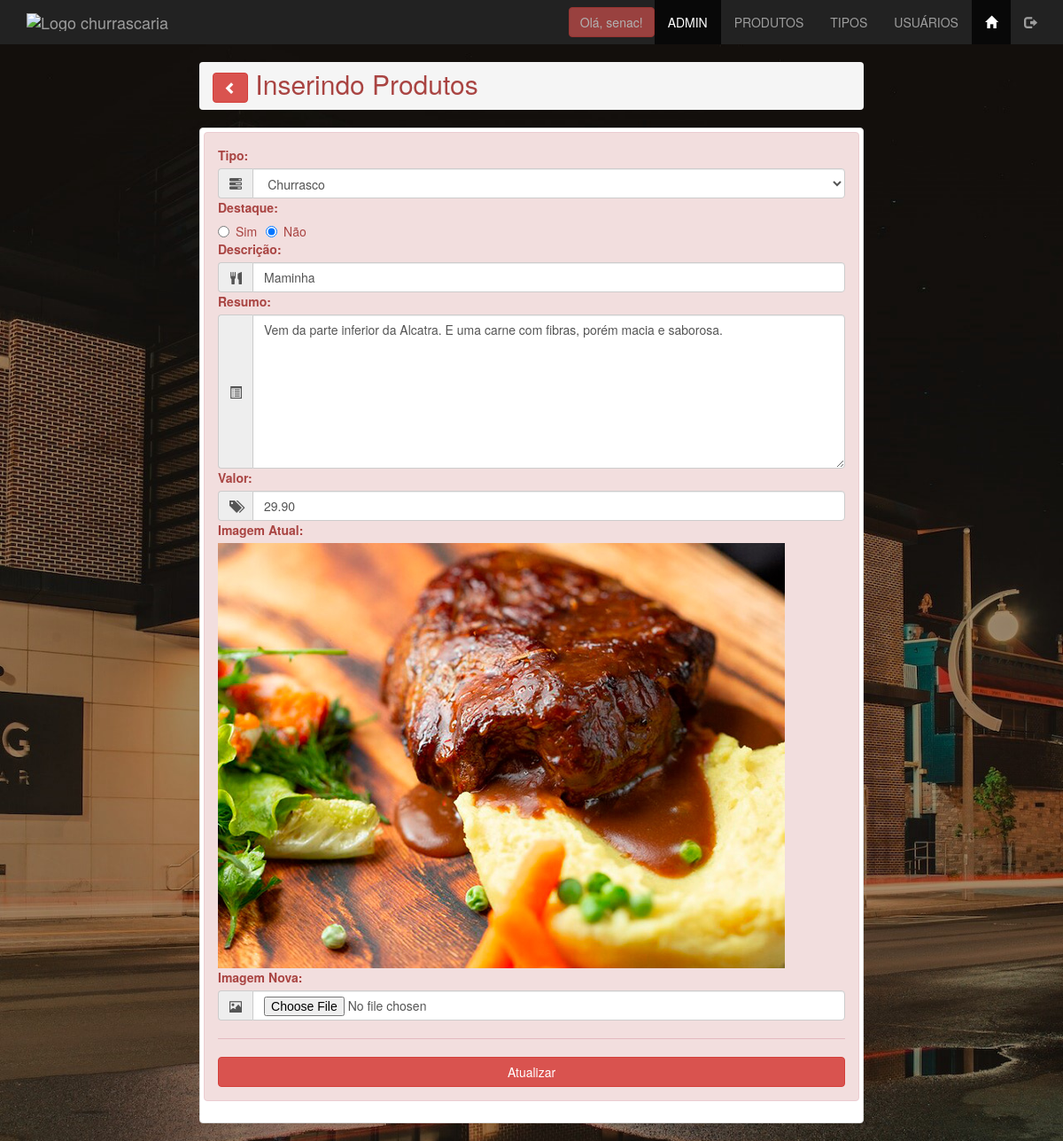
Page /admin/produtos_atualiza.php?id_produto=8 (signed in) on the committed database.
### tables this page shows
CREATE TABLE `tbprodutos` (
  `id_produto` int(11) NOT NULL,
  `id_tipo_produto` int(11) NOT NULL,
  `descri_produto` varchar(100) NOT NULL,
  `resumo_produto` varchar(1000) DEFAULT NULL,
  `valor_produto` decimal(9,2) DEFAULT NULL,
  `imagem_produto` varchar(50) DEFAULT NULL,
  `destaque_produto` enum('Sim','Não') NOT NULL
);

CREATE TABLE `tbtipos` (
  `id_tipo` int(11) NOT NULL,
  `sigla_tipo` varchar(3) NOT NULL,
  `rotulo_tipo` varchar(15) NOT NULL
);

### admin/produtos_atualiza.php (the view, shortened to what this page needs)
<?php
include '../connection/connect.php';
if ($_GET) {
    $id_form = $_GET['id_produto'];
} else {
    $id_form = 0;
}
$lista = $conn->query("SELECT * FROM tbprodutos WHERE id_produto = $id_form");
$row = $lista->fetch_assoc();
$consulta_fk = "select * from tbtipos order by rotulo_tipo asc";
$lista_fk = $conn->query($consulta_fk);
$row_fk = $lista_fk->fetch_assoc();
?>
<!DOCTYPE html>
<html lang="pt-BR">
<head>
    <link rel="stylesheet" href="../css/bootstrap.min.css">
    <link rel="stylesheet" href="../css/estilo.css">
</head>
<body class="fundofixo">
    <?php include 'menu_adm.php';?>
    <main class="container">
        <div class="row">
            <div class="col-xs-12 col-sm-offset-2 col-sm-6 col-md-8">
                <h2 class="breadcrumb text-danger">
                    <a class="text-decoration-none" href="produtos_lista.php">
                        <button class="btn btn-danger">
                            <span class="glyphicon glyphicon-chevron-left"></span>
                        </button>
                    </a>
                    Inserindo Produtos
                </h2>
                <div class="thumbnail">
                    <div class="alert alert-danger" role="alert">
                        <form action="produtos_atualiza.php" method="post" name="form_produto_insere" enctype="multipart/form-data" id="form_produto_insere">
                            <label for="id_tipo_produto">Tipo:</label>
                            <div class="input-group">
                                <span class="input-group-addon">
                                    <span class="glyphicon glyphicon-tasks" aria-hidden="true"></span>
                                </span>
                                <select name="id_tipo_produto" id="id_tipo_produto" class="form-control" required>
                                    <?php do {?>
                                        <option value="<?php echo $row_fk['id_tipo']; ?>"
                                            <?php
                                                if (!(strcmp($row_fk['id_tipo'], $row['id_tipo_produto']))) {
                                                    echo "selected=\"selected\"";
                                                }
                                            ?>
                                        >
                                            <?php echo $row_fk['rotulo_tipo'];?>
                                        </option>
                                    <?php } while ($row_fk = $lista_fk->fetch_assoc());?>
                                </select>
                            </div>
                            <label for="destaque_produto">Destaque:</label>
                            <div class="input-group">
                                <label for="destaque_produto_s" class="radio-inline">
                                    <input type="radio" name="destaque_produto" id="destaque_produto" value="Sim" <?php echo $row['destaque_produto']=="Sim"?"checked":null ?>>Sim
                                </label>
                                <label for="destaque_produto_n" class="radio-inline">
                                    <input type="radio" name="destaque_produto" id="destaque_produto" value="Não" <?php echo $row['destaque_produto']=="Não"?"checked":null ?>>Não
                                </label>
                            </div>
                            <label for="descri_produto">Descrição:</label>
                            <div class="input-group">
                                <span class="input-group-addon">
                                    <span class="glyphicon glyphicon-cutlery" aria-hidden="true"></span>
                                </span>
                                <input type="text" name="descri_produto" id="descri_produto" class="form-control" placeholder="Digite a descrição do Produto" maxlength="100" value="<?php echo $row['descri_produto']?>">
                            </div>
                            <label for="resumo_produto">Resumo:</label>
                            <div class="input-group">
                                <span class="input-group-addon">
                                    <span class="glyphicon glyphicon-list-alt" aria-hidden="true"></span>
                                </span>
                                <textarea name="resumo_produto" id="resumo_produto" cols="30" rows="8" class="form-control" placeholder="Digite os detalhes do Produto" required><?php echo $row['resumo_produto']?></textarea>
                            </div>
                            <label for="valor_produto">Valor:</label>
                            <div class="input-group">
                                <span class="input-group-addon">
                                    <span class="glyphicon glyphicon-tags" aria-hidden="true"></span>
                                </span>
                                <input type="number" name="valor_produto" id="valor_produto" class="form-control" required min="0" step="0.01" value="<?php echo $row['valor_produto']?>">
                            </div>
                            <label for="imagem_produto_atual">Imagem Atual:</label>
                            <img src="../images/<?php echo $row['imagem_produto'] ?>" class="img-responsive" alt="" srcset="">
                            <label for="imagem_produto">Imagem Nova:</label>
                            <div class="input-group">
                                <span class="input-group-addon">
                                    <span class="glyphicon glyphicon-picture" aria-hidden="true"></span>
                                </span>
                                <input type="file" name="imagem_produto" id="imagem_produto" class="form-control" accept="image/*">
                            </div>
                            <hr>
                            <input type="submit" name="atualizar" id="atualizar" class="btn btn-danger btn-block" value="Atualizar">
                        </form>
                    </div>
                </div>
            </div>
        </div>
    </main>
</body>
</html>

### css/estilo.css (style rules this page uses)
html { scroll-behavior: smooth; }
.fundofixo { background: url(../images/churrascaria.jpg) no-repeat fixed; -webkit-background-size: cover; background-size: cover; }

### rows in the picture
tbprodutos: id_tipo_produto "Churrasco", destaque_produto "☐ Destaque:", destaque_produto "☑", descri_produto "Maminha", resumo_produto "Vem da parte inferior da Alcatra. E uma carne com fibras, porém macia e saborosa.", valor_produto "29.90", imagem_produto (picture)

### other values in the picture
$_SESSION['login_usuario'] "senac"
